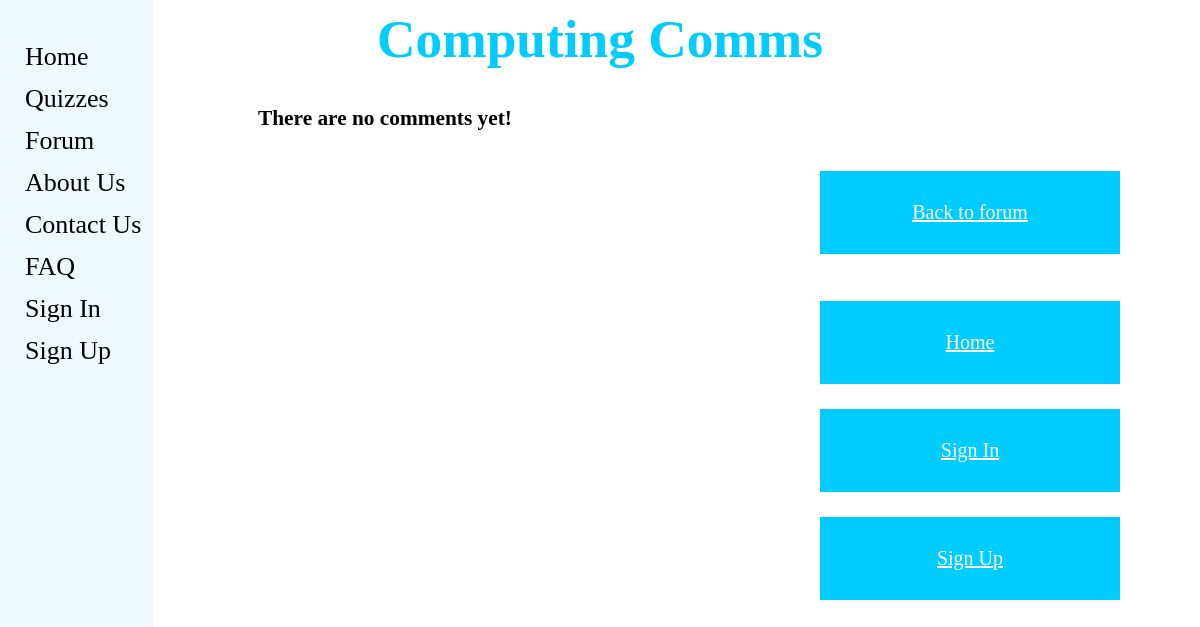
The app's page /computingcomms/forum/test-question/, older data.
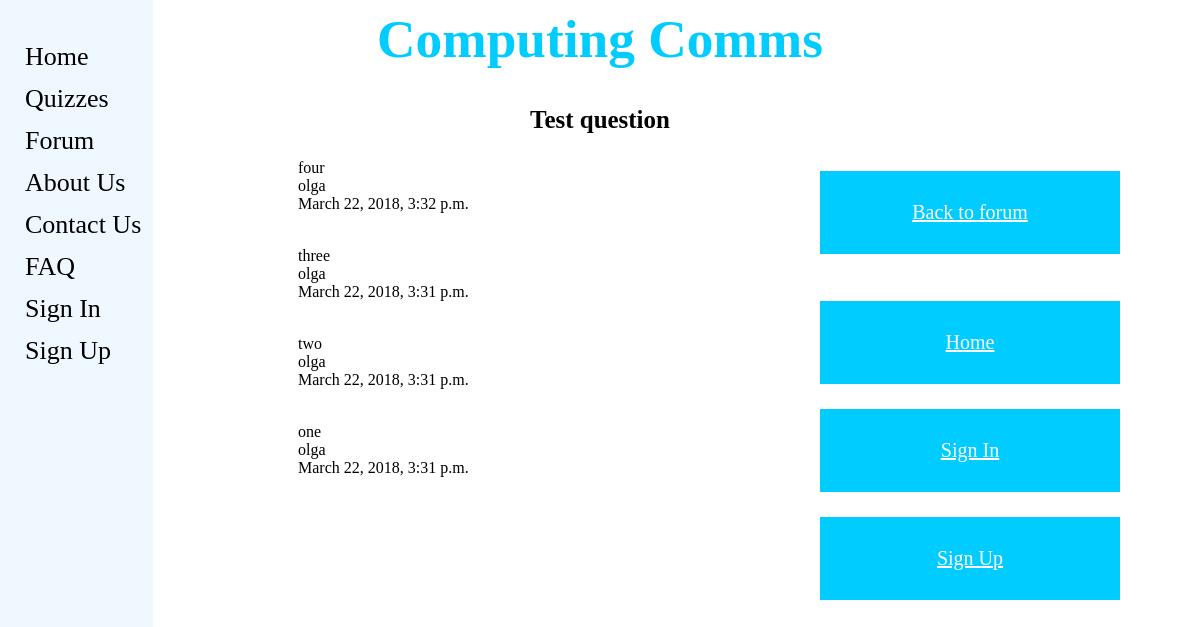
The same page, newer data.
### computingcomms/models.py (models this page shows, shortened)
class ForumPost(models.Model):
    question = models.CharField(max_length=128)
    picture = models.ImageField(upload_to='forum_images',blank=True)
    date = models.DateTimeField(auto_now=True)
    user = models.ForeignKey(User, on_delete=models.DO_NOTHING)
    slug = models.SlugField(unique=True)

class Comment(models.Model):
    comment = models.CharField(max_length=128)
    user = models.ForeignKey(User, on_delete=models.DO_NOTHING)
    image = models.ImageField(upload_to='comment_images', blank=True)
    date = models.DateTimeField(auto_now=True)
    post = models.ForeignKey('computingcomms.ForumPost', related_name = 'comment' , on_delete=models.DO_NOTHING)

### computingcomms/views.py (the view)
# urls.py: url(r'^forum/(?P<post_slug>[\w\-]+)/$', views.show_post, name='show_post'),
def show_post(request, post_slug):
    context_dict = {}
    try:
        post = ForumPost.objects.get(slug=post_slug)
        comments = Comment.objects.filter(post = post).order_by('-date')
        context_dict['post'] = post
        context_dict['comments'] = comments
    except:
        context_dict['post'] = None
        context_dict['comments'] = None
    return render(request,'computingcomms/post.html' ,context_dict)

### templates/computingcomms/post.html (shortened to what this page needs)
{% extends 'computingcomms/base.html' %}
{% load staticfiles %}
{% block head_block %}
	<div>
		<center><h1>Computing Comms</h1></center>
	</div>
	<div>
		<center><h3>{{ post.question }}</h3></center>
	</div>
{% endblock %}
{% block body_block %}
	{% if comments %}
            <ul>
            {% for comment in comments %}
                <p id="comment">{{ comment.comment }}<br>
				{{ comment.user }} <br>
				{{ comment.date }} <br>
				{{ comment.image }}<br>
            {% endfor %}
            </ul>
        {% else %}
            <p><strong>There are no comments yet!</strong></p>
	{% endif %}
	<div class="buttons_position">
		<ul>
		<a href="{% url 'forum' %}"><button class="button">Back to forum</a></button><br><br>
		</ul>
	{% if user.is_authenticated %}
		<ul>
		<a href="{% url 'my_account' %}"><button class="button">My Account</a></button><br><br>
		</ul>
	{% else %}
		<ul>
		<a href="{% url 'home' %}"><button class="button">Home</a></button><br><br>
		<a href="{% url 'login' %}"><button class="button">Sign In</a></button><br><br>
		<a href="{% url 'register' %}"><button class="button">Sign Up</a></button>
		</ul>
	{% endif %}
	</div>
{% endblock %}

Row changes from the older to the newer data that the page shows:
added ForumPost: question "Test question"
added Comment: comment "four", user "olga", date "March 22, 2018, 3:32 p.m."
added Comment: comment "three", user "olga", date "March 22, 2018, 3:31 p.m."
added Comment: comment "two", user "olga", date "March 22, 2018, 3:31 p.m."
added Comment: comment "one", user "olga", date "March 22, 2018, 3:31 p.m."
Text that changed along with them:
text no longer shown: "There are no comments yet!"
